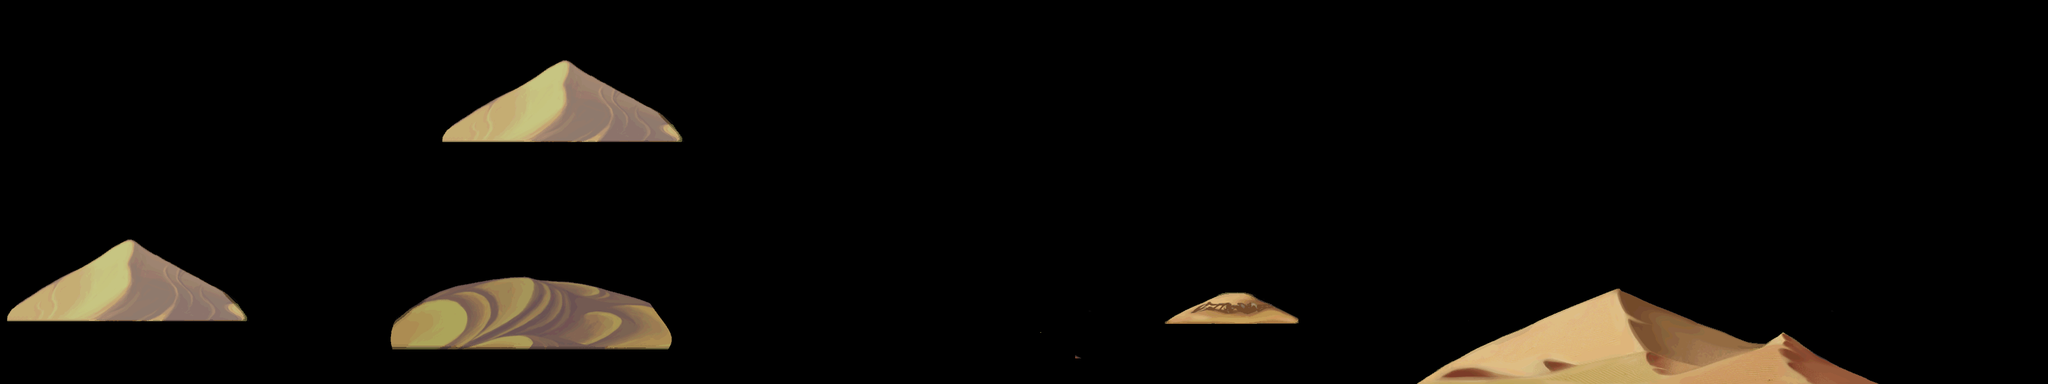

The image is a tile-based game level rendered from a .tmx file. Its description and source (layers, tilesets, objects; grid data summarised) follow:
An orthogonal 80x15 tile map with 40x40 px tiles, 2 tile layers (land1, land2).

<map version="1.0" orientation="orthogonal" width="80" height="15" tilewidth="40" tileheight="40">
 <tileset firstgid="1" name="d-jinjing" tilewidth="40" tileheight="40">
  <image source="d-jinjing.png" width="1145" height="916" />
 </tileset>
 <layer name="land1" width="80" height="15">
  <data>[1200 cells, 264 non-empty, 209 distinct tile ids]</data>
 </layer>
 <layer name="land2" width="80" height="15">
  <data>[1200 cells, 92 non-empty, 92 distinct tile ids]</data>
 </layer>
</map>
